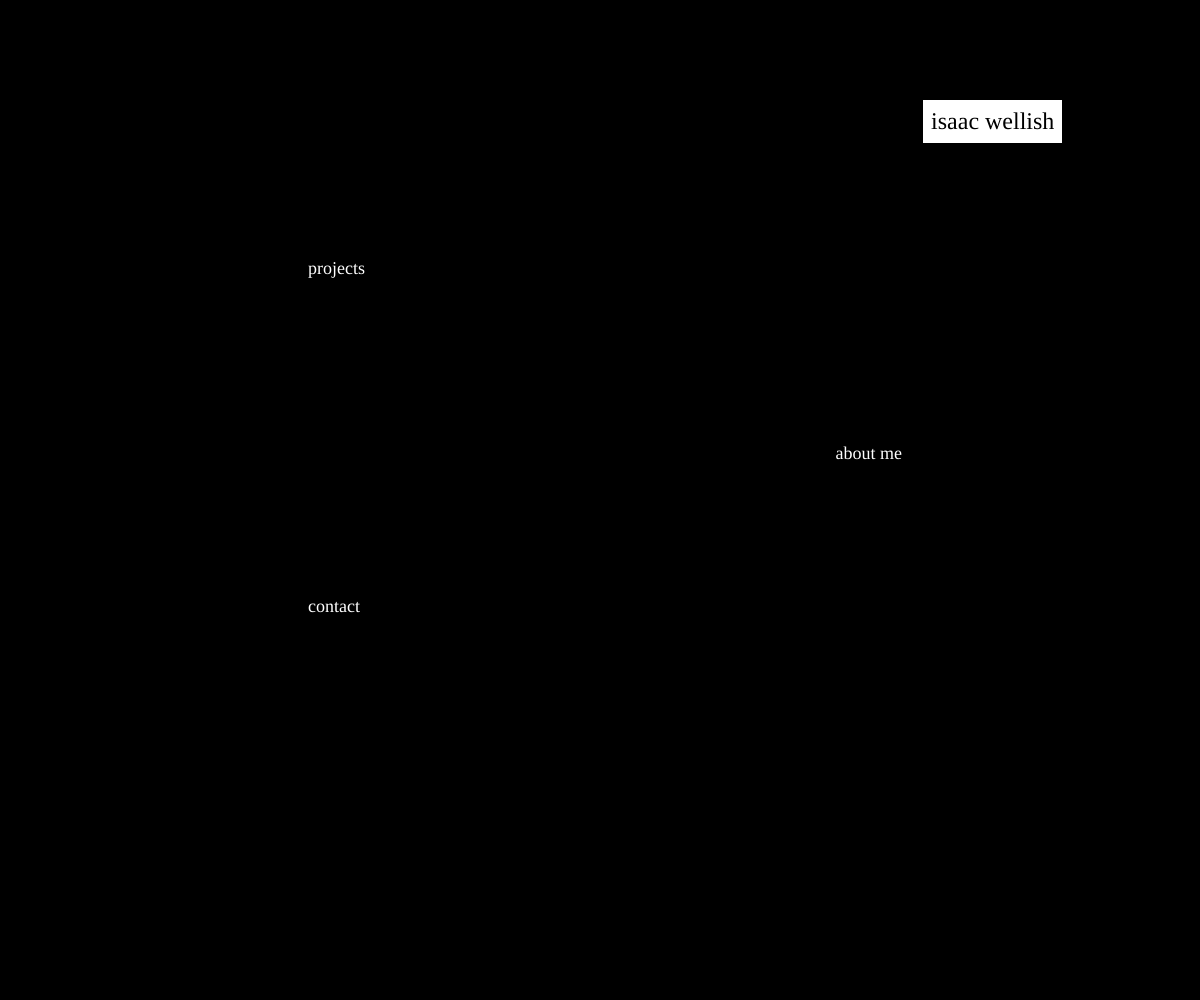
Frame 1 (no input)
Frame 60 (no input): identical to frame 1, image omitted
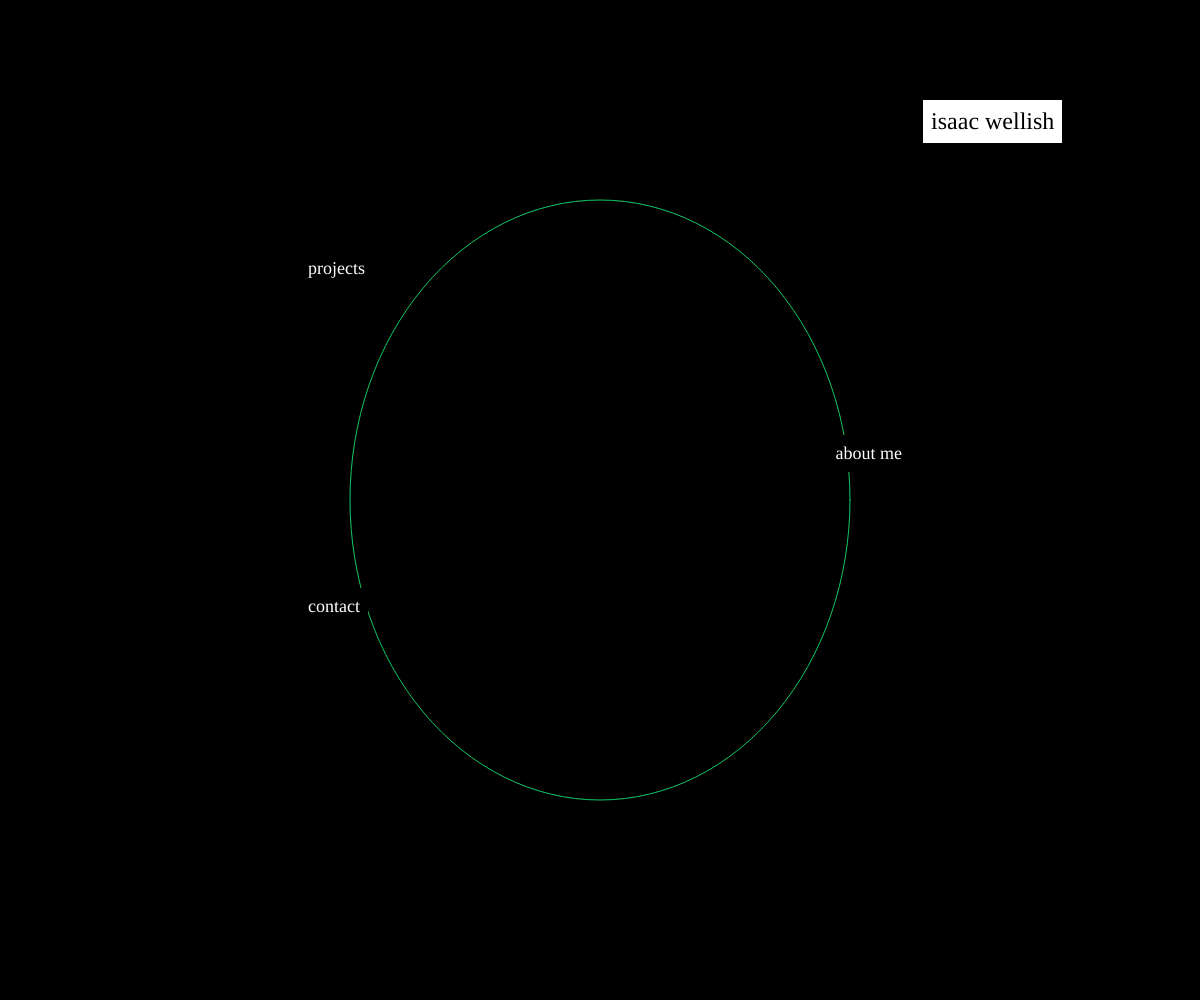
Frame 120 (the mouse pressed at the canvas centre since frame 60)

The p5.js sketch that drew these frames (run headless with seeded random() and noise() and a simulated clock; from frame 60 on, the mouse is pressed at the canvas centre):

// p5.js sketch
// ── sketch.js

/*
p5.js javascript code for personal website of Isaac Wellish
Created November 30th, 2017 with p5.js
Property of Isaac Wellish
Copyright Isaac Wellish 2017
code adapted from p5.js example given on processing.org



Anyone may take what they wish with the request of attribution 

This website is meant ot be a fun interactive way for others to learn more about me but also for me to learn more about myself

This is the first website I've build completely from scratch!

Enjoy!




*/
//var nameTitle;
//var projectsTitle;
//var aboutMeTitle;
//var contactTitle;

var a0;
var a1;
var a2;
var a3;

var pageTitles;
var pageSubTitles;
var canvas;

function setup() {
  canvas = createCanvas(windowWidth, windowHeight);
  canvas.position(0,0);
  canvas.style('z-index', '-1');
  background(0);


//styleElements();
styleAnchors();

//directory();



}

//mouse over and out functions
//hlighlight text in black or white when moused over or out
function titleChangeBlack(){
  this.style("color", "#000000");
  this.style("background-color", "#ffffff");

}

function titleChangeWhite(){
  this.style("color", "#ffffff");
  this.style("background-color", "#000000");

}



//automatically resizes canvas to window when called in draw()


function windowResized(){
 createCanvas(windowWidth, windowHeight);
  canvas.position(0,0);
  //send canvas to back of page
  canvas.style('z-index', '-1');
  background(0);
  //change position of elements;
  styleElements();

}


function styleAnchors(){

	a0 = createA('index.html', 'isaac wellish');
	a0.style("font-size", "24px");
    a0.style("color", "#000");
    a0.style("background-color", "#fff");
    a0.style("padding", "8px");
    a0.style("text-decoration", "none");
    a0.mouseOver(titleChangeBlack);
    a0.mouseOut(titleChangeWhite);
    a0.position(width/1.3, height/10); // name Title positioning

	a1 = createA('projects/projects.html', 'projects');
	a1.style("font-size", "18px");
    a1.style("color", "#ffffff");
    a1.style("background-color", "#000000");
    a1.style("padding", "8px");
    a1.style("text-decoration", "none");
    a1.mouseOver(titleChangeBlack);
    a1.mouseOut(titleChangeWhite);
    a1.position(width/4, height/4); // projects subtitle positioning

    a2 = createA('aboutMe/aboutMe.html', 'about me');
	a2.style("font-size", "18px");
    a2.style("color", "#ffffff");
    a2.style("background-color", "#000000");
    a2.style("padding", "8px");
    a2.style("text-decoration", "none");
    a2.mouseOver(titleChangeBlack);
    a2.mouseOut(titleChangeWhite);
    a2.position(width/1.45, height/2.3); // about me subtitle positioning
	

    a3 = createA('contact/contact.html', 'contact');
	a3.style("font-size", "18px");
    a3.style("color", "#ffffff");
    a3.style("background-color", "#000000");
    a3.style("padding", "8px");
    a3.style("text-decoration", "none");
    a3.mouseOver(titleChangeBlack);
    a3.mouseOut(titleChangeWhite);
	a3.position(width/4, height/1.7); // contact subtitle positioning


	

}



function styleElements(){
//styling loop for name title
pageTitles = selectAll('.pageTitle');
  for(var i = 0; i< pageTitles.length; i++){
    pageTitles[i].style("font-size", "24px");
    pageTitles[i].style("color", "#000000");
    pageTitles[i].style("background-color", "#ffffff");
    pageTitles[i].style("padding", "8px");
    pageTitles[i].position(width/1.3, height/10); // name Title positioning
    pageTitles[i].mouseOver(titleChangeWhite);
    pageTitles[i].mouseOut(titleChangeBlack);
  } 

//styling loop for sub titles
pageSubTitles = selectAll('.pageSubTitle');
  for(var i = 0; i< pageSubTitles.length; i++){
    pageSubTitles[i].style("font-size", "18px");
    pageSubTitles[i].style("color", "#ffffff");
    pageSubTitles[i].style("background-color", "#000000");
    pageSubTitles[i].style("padding", "8px");
    pageSubTitles[i].mouseOver(titleChangeBlack);
    pageSubTitles[i].mouseOut(titleChangeWhite);
  } 

//positioning for sub titles
pageSubTitles[0].position(width/4, height/4); // projects subtitle positioning
pageSubTitles[1].position(width/1.45, height/2.3); // about me subtitle positioning
pageSubTitles[2].position(width/4, height/1.7); // contact subtitle positioning


}





function draw() {


  //background(200);
  stroke(20,200,100)

  //if mouse is pressed clear the current sketch!
  if (mouseIsPressed) {
  canvas.clear();
  canvas.position(0,0);
  //send canvas to back of page
  canvas.style('z-index', '-1');
  background(0);
  } else {
    fill(0);
  }

  translate(0,0);

//draw an elipse at the center of the page
//The dimensions of the ellipse change based on mouse position
  ellipse(width/2, height/2, mouseY, mouseX);


}
